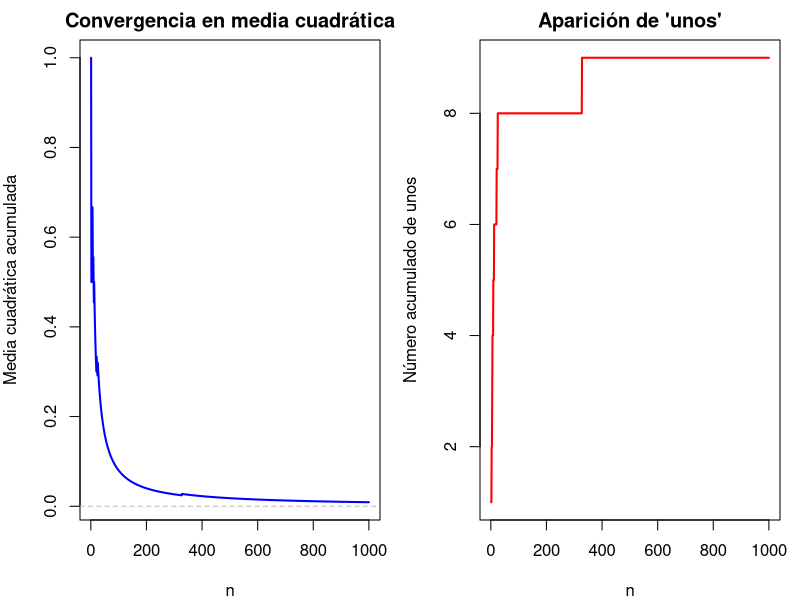
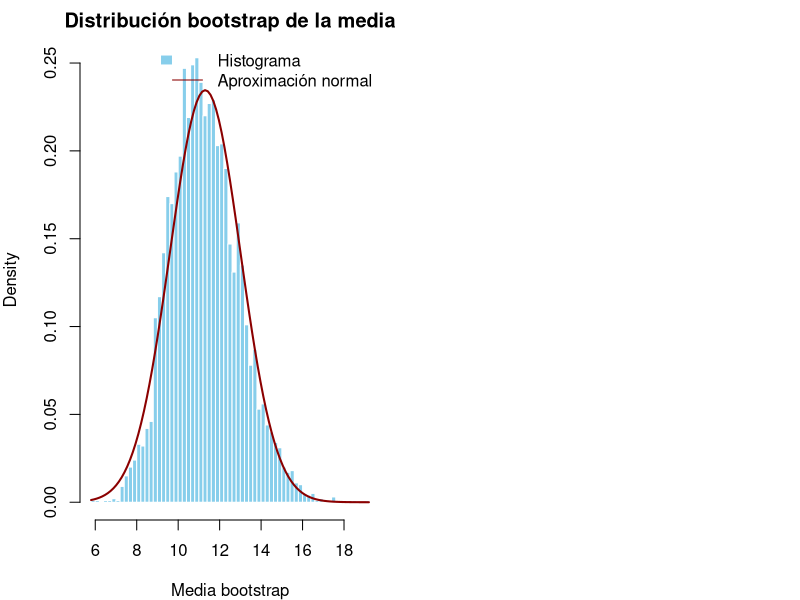
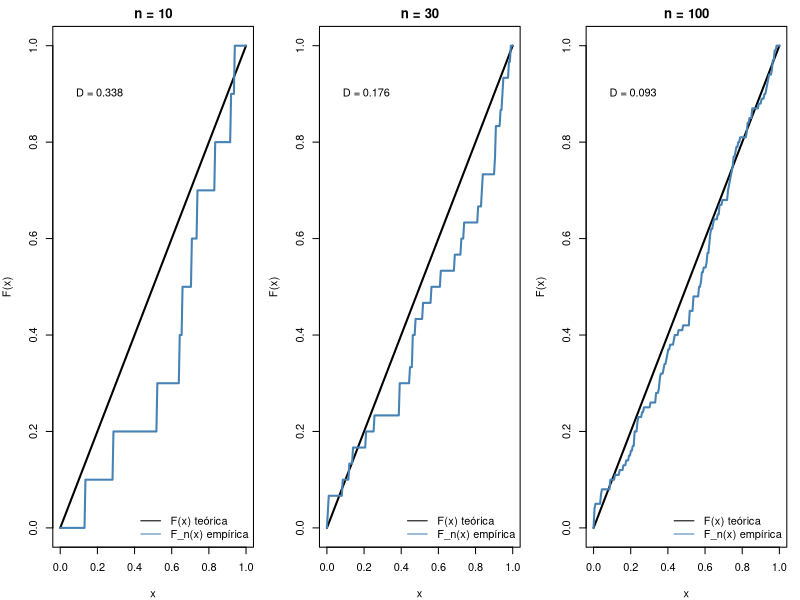
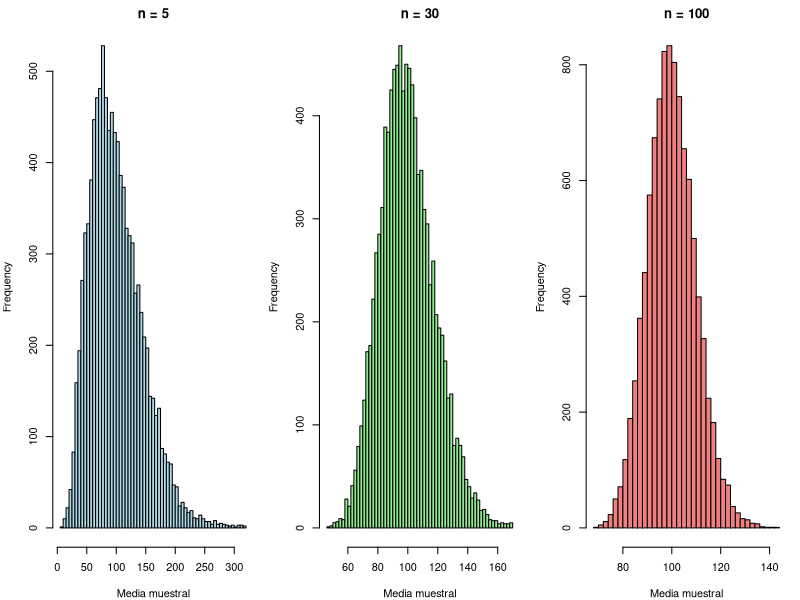
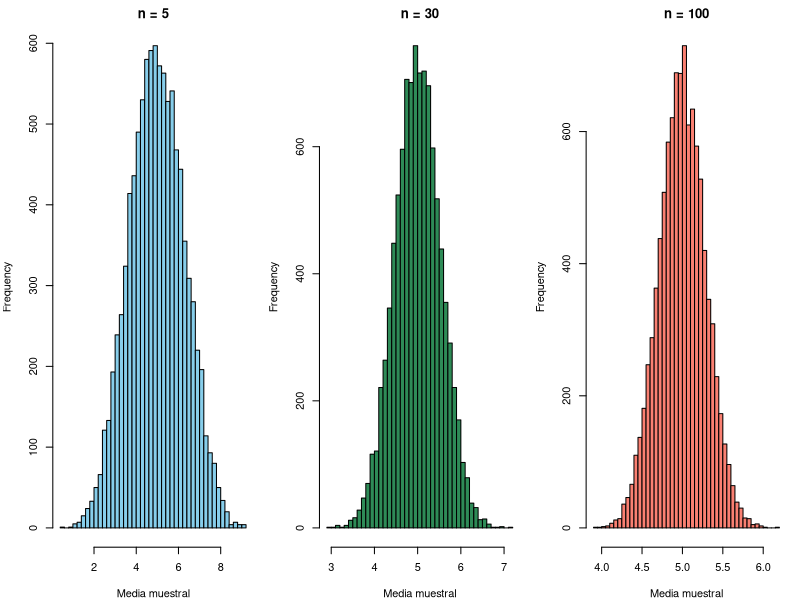
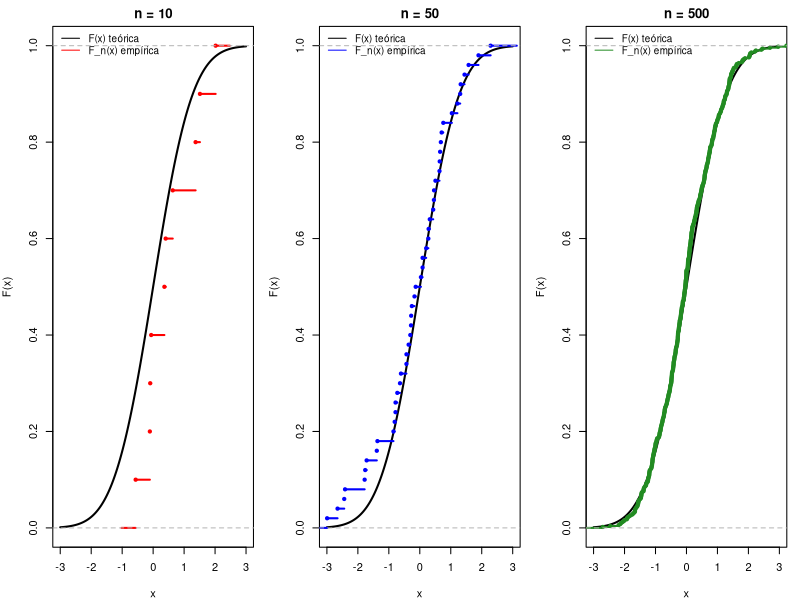
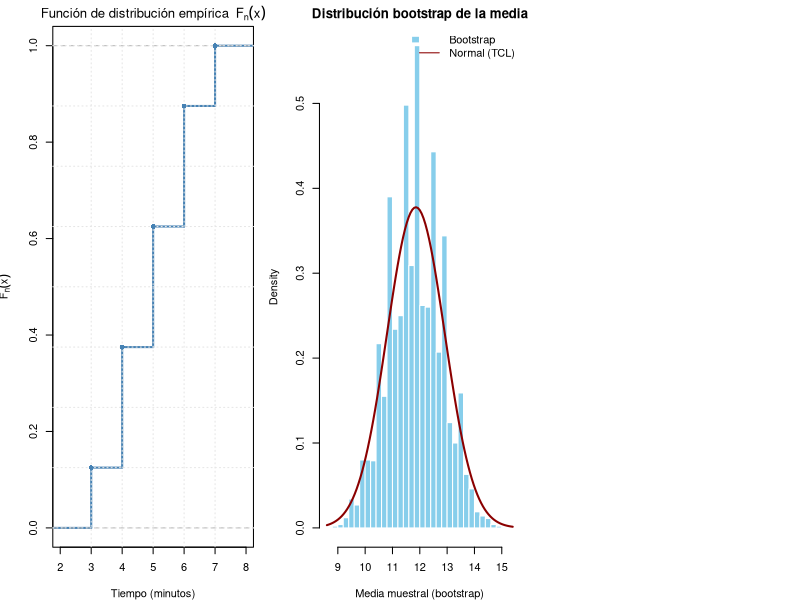

Source code (R) for these figures, in order:
## ---- chunk 1
# Instalar y cargar DiagrammeR si es necesario
#install.packages("DiagrammeR")    # ejecutar solo si no está instalada
library(DiagrammeR)

# Generar el diagrama usando sintaxis DOT de Graphviz
grViz("
digraph {
  rankdir=TB;
  node [shape=ellipse, style=filled, fillcolor=gray95, fontname=Helvetica];
  Bin [label=\"Distribución Binomial\"];
  Poi [label=\"Distribución Poisson\"];
  Nor [label=\"Distribución Normal\"];
  Bin -> Poi [label=\"n grande, p pequeño, np = constante\"];
  Bin -> Nor [label=\"np ≥ 5, n(1-p) ≥ 5\"];
  Poi -> Nor [label=\"λ ≥ 10\"];
}
")

## ---- chunk 2
library(DiagrammeR)

grViz("
digraph jerarquia_convergencia {
  graph [rankdir=TB, layout=dot]

  # Nodos
  cs [label = 'Convergencia casi segura', shape = ellipse, style = filled, fillcolor = gray95]
  mq [label = 'Convergencia en media cuadrática (L²)', shape = ellipse, style = filled, fillcolor = gray95]
  cp [label = 'Convergencia en probabilidad', shape = ellipse, style = filled, fillcolor = gray95]
  cd [label = 'Convergencia en distribución', shape = ellipse, style = filled, fillcolor = gray95]

  # Agrupar nodos en el mismo nivel
  {rank = same; cs; mq}

  # Flechas
  cs -> cp
  mq -> cp
  cp -> cd
}
")

## ---- chunk 3
set.seed(123)

# Tamaño de la sucesión
n <- 1000

# Generamos la sucesión: X_n ~ Bernoulli(1/n)
Xn <- rbinom(n, size = 1, prob = 1 / (1:n))

# Media cuadrática acumulada
media_cuadratica <- sapply(1:n, function(i) mean(Xn[1:i]^2))

# Número acumulado de 'unos'
saltos_acumulados <- cumsum(Xn)

# Dibujamos los gráficos
par(mfrow = c(1, 2), mar = c(4, 4, 2, 1))

# Gráfico 1: convergencia en media cuadrática
plot(1:n, media_cuadratica, type = "l", lwd = 2, col = "blue",
     main = "Convergencia en media cuadrática",
     xlab = "n", ylab = "Media cuadrática acumulada")
abline(h = 0, col = "gray", lty = 2)

# Gráfico 2: acumulación de saltos (unos)
plot(1:n, saltos_acumulados, type = "l", lwd = 2, col = "red",
     main = "Aparición de 'unos'",
     xlab = "n", ylab = "Número acumulado de unos")

## ---- chunk 4
set.seed(123)

# Tamaño de la muestra original
n <- 50

# Generamos una muestra original de una exponencial con media 10
muestra_original <- rexp(n, rate = 1/10)

# Número de réplicas bootstrap
B <- 5000

# Generamos las medias bootstrap
medias_bootstrap <- replicate(B, mean(sample(muestra_original, size = n, replace = TRUE)))

# Dibujamos el histograma
hist(medias_bootstrap, breaks = 50, probability = TRUE,
     col = "skyblue", border = "white",
     main = "Distribución bootstrap de la media",
     xlab = "Media bootstrap")

# Añadimos una curva normal teórica para comparar (basada en la muestra original)
media_hat <- mean(muestra_original)
sd_hat <- sd(muestra_original) / sqrt(n)
curve(dnorm(x, mean = media_hat, sd = sd_hat),
      add = TRUE, col = "darkred", lwd = 2)
legend("topright", legend = c("Histograma", "Aproximación normal"),
       fill = c("skyblue", NA), border = c("white", NA),
       lty = c(NA, 1), col = c("skyblue", "darkred"), bty = "n")

## ---- chunk 5
set.seed(42)

# Tamaños muestrales
n_values <- c(10, 30, 100)
x_vals <- seq(0, 1, length.out = 200)
F_teorica <- punif(x_vals)

# Función para obtener F_n(x)
F_empirica <- function(sample, x_vals) {
  sapply(x_vals, function(x) mean(sample <= x))
}

# Muestras y distancias D
samples <- lapply(n_values, function(n) runif(n))
emp_cdfs <- lapply(samples, F_empirica, x_vals = x_vals)
d_stats <- mapply(function(f_n, f) max(abs(f_n - f)), emp_cdfs, MoreArgs = list(f = F_teorica))

# Graficar resultados
par(mfrow = c(1, 3), mar = c(4, 4, 2, 1))
for (i in seq_along(n_values)) {
  plot(x_vals, F_teorica, type = "l", lwd = 2, col = "black",
       main = paste("n =", n_values[i]),
       xlab = "x", ylab = "F(x)", ylim = c(0, 1))
  lines(x_vals, emp_cdfs[[i]], col = "steelblue", lwd = 2)
  legend("bottomright", legend = c("F(x) teórica", "F_n(x) empírica"),
         col = c("black", "steelblue"), lty = 1, bty = "n")
  text(0.05, 0.9, paste("D =", round(d_stats[i], 3)), pos = 4)
}
## ---- chunk 6
set.seed(123)

# Parámetros
n_muestras <- 10000
lambda <- 1/100  # media = 1/lambda = 100
tamanyos <- c(5, 30, 100)

# Función para simular medias
simula_medias <- function(n) {
  replicate(n_muestras, mean(rexp(n, rate = lambda)))
}

# Simulaciones
medias_5 <- simula_medias(5)
medias_30 <- simula_medias(30)
medias_100 <- simula_medias(100)

# Dibujamos histogramas
par(mfrow = c(1, 3), mar = c(4, 4, 2, 1))
hist(medias_5, breaks = 50, col = "lightblue", main = "n = 5", xlab = "Media muestral")
hist(medias_30, breaks = 50, col = "lightgreen", main = "n = 30", xlab = "Media muestral")
hist(medias_100, breaks = 50, col = "lightcoral", main = "n = 100", xlab = "Media muestral")
## ---- chunk 7
# Fijamos semilla
set.seed(123)

# Número de repeticiones
n_muestras <- 10000

# Función para simular medias muestrales de una uniforme
simula_medias_uni <- function(n) {
  replicate(n_muestras, mean(runif(n, min = 0, max = 10)))
}

# Simulaciones para distintos tamaños muestrales
medias_uni_5 <- simula_medias_uni(5)
medias_uni_30 <- simula_medias_uni(30)
medias_uni_100 <- simula_medias_uni(100)

# Dibujamos histogramas
par(mfrow = c(1, 3), mar = c(4, 4, 2, 1))
hist(medias_uni_5, breaks = 50, col = "skyblue", main = "n = 5", xlab = "Media muestral")
hist(medias_uni_30, breaks = 50, col = "seagreen", main = "n = 30", xlab = "Media muestral")
hist(medias_uni_100, breaks = 50, col = "salmon", main = "n = 100", xlab = "Media muestral")
## ---- chunk 8
set.seed(42)

# Tamaños muestrales
n_vals <- c(10, 50, 500)
colores <- c("red", "blue", "forestgreen")

# Secuencia de puntos
x_vals <- seq(-3, 3, length.out = 200)
F_teorica <- pnorm(x_vals)  # distribución acumulada N(0,1)

# Graficar F_n para diferentes tamaños
par(mfrow = c(1, 3), mar = c(4, 4, 2, 1))
for (i in seq_along(n_vals)) {
  n <- n_vals[i]
  muestra <- rnorm(n)
  F_empirica <- ecdf(muestra)
  
  plot(x_vals, F_teorica, type = "l", lwd = 2, col = "black",
       main = paste("n =", n), ylab = "F(x)", xlab = "x", ylim = c(0, 1))
  lines(F_empirica, col = colores[i], lwd = 2)
  legend("topleft", legend = c("F(x) teórica", "F_n(x) empírica"),
         col = c("black", colores[i]), lty = 1, bty = "n", cex = 0.9)
}
## ---- chunk 9
# Parámetros
n <- 100
p <- 0.8

# Cálculo exacto de P(X >= 85)
prob_exacta <- pbinom(84, size = n, prob = p, lower.tail = FALSE)
prob_exacta

## ---- chunk 10
# Datos del ejercicio
tiempos <- c(4, 6, 5, 3, 5, 4, 7, 6)

# Crear función de distribución empírica
Fn <- ecdf(tiempos)

# Secuencia para graficar
x_vals <- seq(2, 8, by = 0.1)

# Graficar la función empírica
plot(Fn, verticals = TRUE, do.points = FALSE,
     main = expression("Función de distribución empírica " ~ F[n](x)),
     xlab = "Tiempo (minutos)", ylab = expression(F[n](x)),
     col = "steelblue", lwd = 2)

# Añadir líneas de referencia
abline(h = seq(0, 1, by = 0.125), v = sort(unique(tiempos)), col = "gray90", lty = 3)

# Mostrar puntos reales
points(sort(tiempos), Fn(sort(tiempos)), col = "steelblue", pch = 16)


## ---- chunk 11
set.seed(2025)

# Datos originales
ventas <- c(12, 9, 13, 16, 8, 14, 11)
n <- length(ventas)

# Estadístico original
media_original <- mean(ventas)
media_original

# Bootstrap
B <- 5000
medias_bootstrap <- replicate(B, mean(sample(ventas, size = n, replace = TRUE)))

# Estimación normal según TCL
media_hat <- media_original
sd_hat <- sd(ventas) / sqrt(n)

# Gráfico
hist(medias_bootstrap, probability = TRUE, col = "skyblue", breaks = 40,
     main = "Distribución bootstrap de la media",
     xlab = "Media muestral (bootstrap)", border = "white")

curve(dnorm(x, mean = media_hat, sd = sd_hat),
      add = TRUE, col = "darkred", lwd = 2)

legend("topright", legend = c("Bootstrap", "Normal (TCL)"),
       fill = c("skyblue", NA), border = c("white", NA),
       lty = c(NA, 1), col = c("skyblue", "darkred"), bty = "n")
